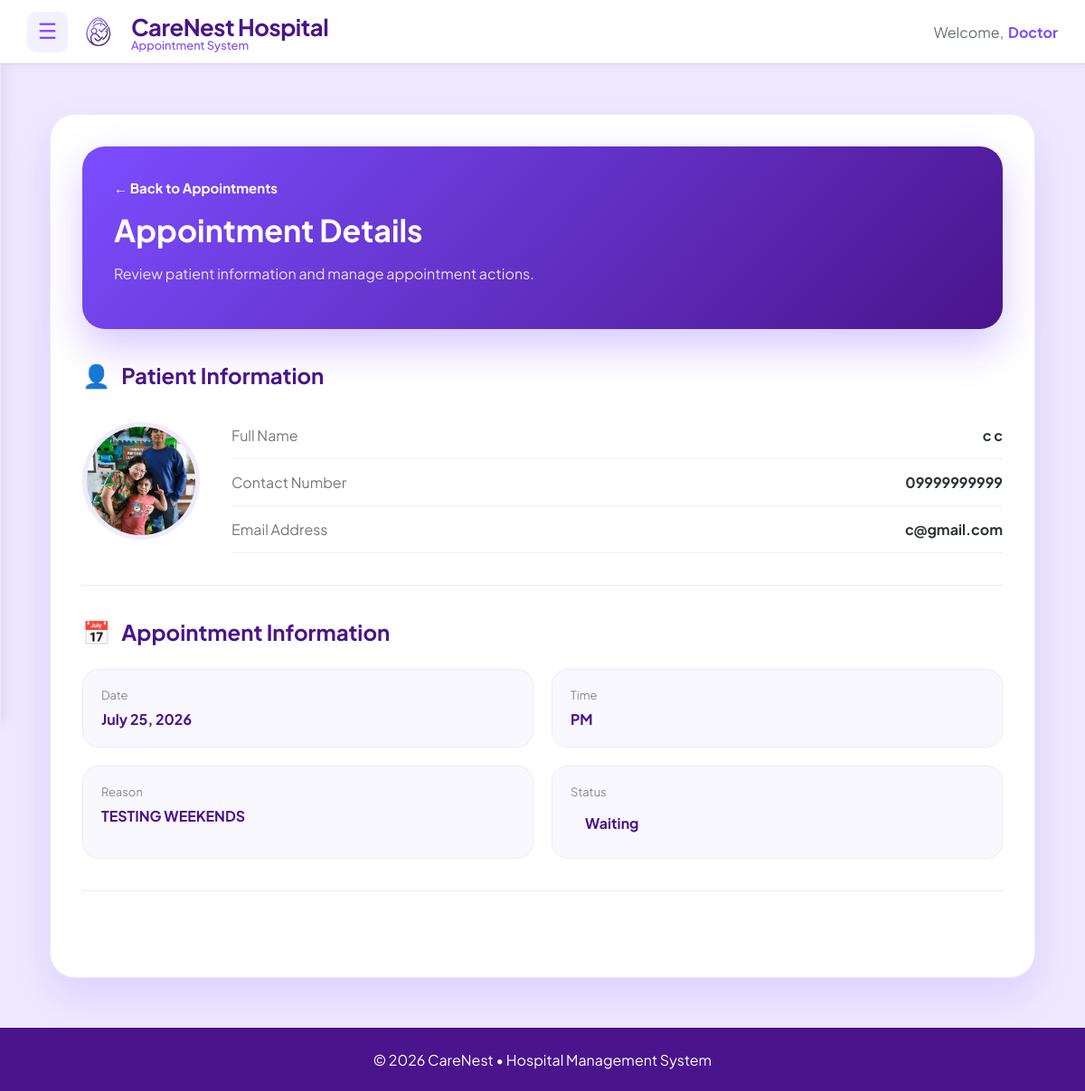
Page /doctor/appointments/10/ (signed in) on the earlier database version.
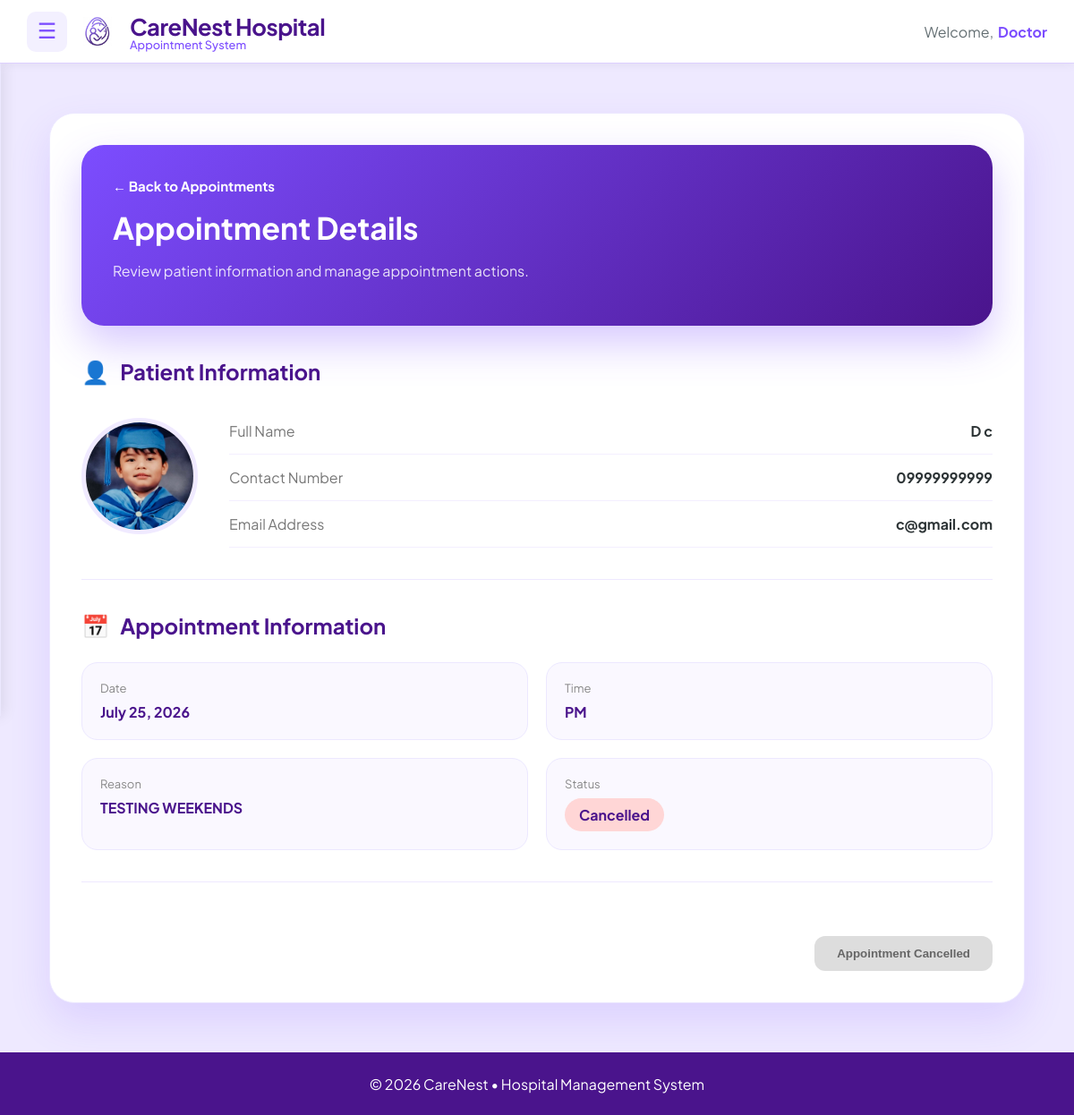
Same page on the later database version.
### main/models.py (models this page shows, shortened)
class Appointment(models.Model):
    STATUS_CHOICES = [
        ('Waiting', 'Waiting'),
        ('Pending', 'Pending'),
        ('Confirmed', 'Confirmed'),
        ('Completed', 'Completed'),
        ('Cancelled', 'Cancelled'),
    ]
    TIME_PERIOD_CHOICES = [
        ('AM', 'AM'),
        ('PM', 'PM'),
    ]
    patient = models.ForeignKey(
        Patient,
        on_delete=models.CASCADE,
        related_name='appointments'
    )
    doctor = models.ForeignKey(
        Doctor,
        on_delete=models.CASCADE,
        related_name='appointments'
    )
    date = models.DateField()
    time_period = models.CharField(
        max_length=2,
        choices=TIME_PERIOD_CHOICES,
        default='AM'
    )
    reason = models.TextField()
    status = models.CharField(
        max_length=15,
        choices=STATUS_CHOICES,
        default='Pending'
    )
    created_at = models.DateTimeField(auto_now_add=True)

class Patient(models.Model):
    SEX_CHOICES = [
        ('Male', 'Male'),
        ('Female', 'Female'),
        ('Other', 'Other'),
    ]
    BLOOD_TYPE_CHOICES = [
        ('A+', 'A+'),
        ('A-', 'A-'),
        ('B+', 'B+'),
        ('B-', 'B-'),
        ('AB+', 'AB+'),
        ('AB-', 'AB-'),
        ('O+', 'O+'),
        ('O-', 'O-'),
        ('Unknown', 'Unknown'),
    ]
    user = models.OneToOneField(
        User,
        on_delete=models.CASCADE,
        related_name='patient_profile'
    )
    first_name = models.CharField(max_length=50, default="Unknown")
    middle_name = models.CharField(max_length=50, blank=True, null=True)
    last_name = models.CharField(max_length=50, default="Unknown")
    date_of_birth = models.DateField()
    sex = models.CharField(
        max_length=10,
        choices=SEX_CHOICES,
        default='Male'
    )
    blood_type = models.CharField(
        max_length=10,
        choices=BLOOD_TYPE_CHOICES,
        default='Unknown'
    )
    height = models.DecimalField(
        max_digits=5,
        decimal_places=2,
        blank=True,
        null=True,
        help_text="Height in centimeters"
    )
    weight = models.DecimalField(
        max_digits=5,
        decimal_places=2,
        blank=True,
        null=True,
        help_text="Weight in kilograms"
    )
    address = models.TextField()
    contact_number = models.CharField(max_length=15)
    profile_picture = models.ImageField(
        upload_to=user_directory_path,
        default='default.jpg',
        blank=True,
        null=True
    )
    @property
    def email(self):
        return self.user.email

### main/views.py (the view)
# urls.py: path("doctor/appointments/<int:appointment_id>/",views.doctor_appointment_detail, name="doctor_appointment_detail",),
@login_required
def doctor_appointment_detail(request, appointment_id):
    try:
        doctor = request.user.doctor_profile
    except Doctor.DoesNotExist:
        return redirect("login")
    appointment = get_object_or_404(
        Appointment,
        id=appointment_id,
        doctor=doctor
    )
    has_medical_record = MedicalRecord.objects.filter(
        appointment=appointment
    ).exists()
    context = {
        "doctor": doctor,
        "appointment": appointment,
        "has_medical_record": has_medical_record,
    }
    return render(
        request,
        "doctors/appointment/doctor_appointment_details.html",
        context
    )

### main/templates/doctors/appointment/doctor_appointment_details.html (shortened to what this page needs)
{% extends "includes/dashboard_base.html" %}
{% load static %}
{% block content %}
{% block extra_css %}
<link rel="stylesheet" href="{% static 'css/doctor_appointment_details.css' %}">
{% endblock %}
<div class="appointment-details-page">
<section class="details-card">
<div class="appointment-header">
<div>
<a href="{% url 'doctor_appointments' %}" class="back-btn">
    ← Back to Appointments
</a>
<h1>
    Appointment Details
</h1>
<p>
Review patient information and manage appointment actions.
</p>
</div>
</div>
<div class="section-title">
<span>👤</span>
<h2>
Patient Information
</h2>
</div>
<div class="patient-section">
<div class="patient-photo">
{% if appointment.patient.profile_picture %}
<img src="{{ appointment.patient.profile_picture.url }}">
{% else %}
<img src="{% static 'images/default.jpg' %}">
{% endif %}
</div>
<div class="patient-info">
<div class="info-row">
<span>
Full Name
</span>
<strong>
{{ appointment.patient.first_name }}
{{ appointment.patient.last_name }}
</strong>
</div>
<div class="info-row">
<span>
Contact Number
</span>
<strong>
{{ appointment.patient.contact_number }}
</strong>
</div>
<div class="info-row">
<span>
Email Address
</span>
<strong>
{{ appointment.patient.email }}
</strong>
</div>
</div>
</div>
<hr>
<div class="section-title">
<span>📅</span>
<h2>
Appointment Information
</h2>
</div>
<div class="appointment-grid">
<div class="info-box">
<span>Date</span>
<strong>
{{ appointment.date|date:"F d, Y" }}
</strong>
</div>
<div class="info-box">
<span>Time</span>
<strong>
{{ appointment.time_period }}
</strong>
</div>
<div class="info-box">
<span>Reason</span>
<strong>
{{ appointment.reason }}
</strong>
</div>
<div class="info-box">
<span>Status</span>
<strong class="status {{ appointment.status|lower }}">
{{ appointment.status }}
</strong>
</div>
</div>
<hr>
<div class="action-buttons">
{% if appointment.status == "Pending" %}
<a href="{% url 'confirm_appointment' appointment.id %}"
class="confirm-btn">
Confirm Appointment
</a>
<a href="{% url 'reschedule_appointment' appointment.id %}"
class="reschedule-btn">
Reschedule
</a>
<a href="{% url 'cancel_appointment' appointment.id %}"
class="cancel-btn">
Cancel Appointment
</a>
{% elif appointment.status == "Cancelled" %}
<button disabled class="cancelled-btn">
Appointment Cancelled
</button>
{% endif %}
</div>
</section>
</div>
{% endblock %}

Differences in the rows shown:
changed Appointment "PM": patient.profile_picture: a different picture; patient.first_name "c" → "D"; status "Waiting" → "Cancelled"
Other differences:
text now shown: "Appointment Cancelled"
